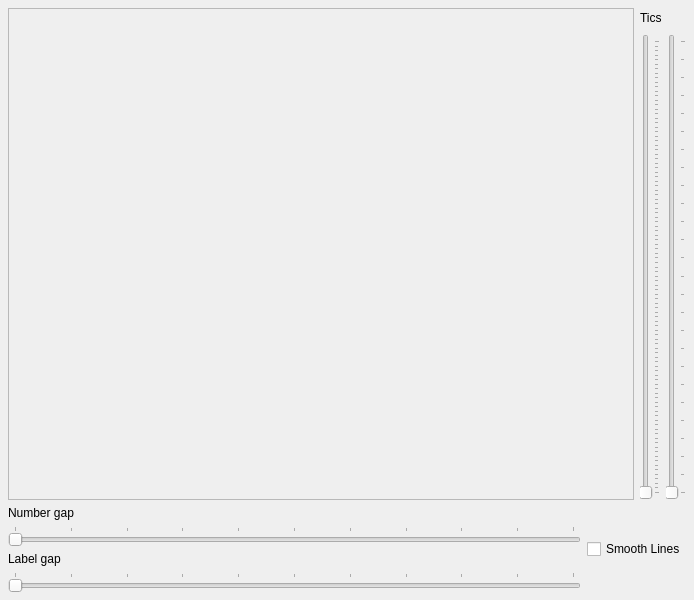
<ui version="4.0" >
 <author></author>
 <comment></comment>
 <exportmacro></exportmacro>
 <class>MainWindow</class>
 <widget class="QMainWindow" name="MainWindow" >
  <property name="geometry" >
   <rect>
    <x>0</x>
    <y>0</y>
    <width>694</width>
    <height>600</height>
   </rect>
  </property>
  <property name="windowTitle" >
   <string>MainWindow</string>
  </property>
  <widget class="QWidget" name="centralWidget" >
   <layout class="QVBoxLayout" >
    <property name="margin" >
     <number>8</number>
    </property>
    <property name="spacing" >
     <number>6</number>
    </property>
    <item>
     <layout class="QHBoxLayout" >
      <property name="margin" >
       <number>0</number>
      </property>
      <property name="spacing" >
       <number>6</number>
      </property>
      <item>
       <widget class="QFrame" name="frame" >
        <property name="sizePolicy" >
         <sizepolicy>
          <hsizetype>7</hsizetype>
          <vsizetype>7</vsizetype>
          <horstretch>0</horstretch>
          <verstretch>0</verstretch>
         </sizepolicy>
        </property>
        <property name="frameShape" >
         <enum>QFrame::StyledPanel</enum>
        </property>
        <property name="frameShadow" >
         <enum>QFrame::Sunken</enum>
        </property>
       </widget>
      </item>
      <item>
       <layout class="QVBoxLayout" >
        <property name="margin" >
         <number>0</number>
        </property>
        <property name="spacing" >
         <number>6</number>
        </property>
        <item>
         <layout class="QHBoxLayout" >
          <property name="margin" >
           <number>0</number>
          </property>
          <property name="spacing" >
           <number>6</number>
          </property>
          <item>
           <widget class="QLabel" name="label_4" >
            <property name="sizePolicy" >
             <sizepolicy>
              <hsizetype>0</hsizetype>
              <vsizetype>0</vsizetype>
              <horstretch>0</horstretch>
              <verstretch>0</verstretch>
             </sizepolicy>
            </property>
            <property name="text" >
             <string>&lt;html>&lt;head>&lt;meta name=&quot;qrichtext&quot; content=&quot;1&quot; />&lt;/head>&lt;body style=&quot; white-space: pre-wrap; font-family:MS Shell Dlg; font-weight:400; font-style:normal; text-decoration:none;&quot;>&lt;p style=&quot; margin-top:0px; margin-bottom:0px; margin-left:0px; margin-right:0px; -qt-block-indent:0; text-indent:0px;&quot;>Tics&lt;/p>&lt;/body>&lt;/html></string>
            </property>
           </widget>
          </item>
          <item>
           <spacer>
            <property name="orientation" >
             <enum>Qt::Horizontal</enum>
            </property>
            <property name="sizeType" >
             <enum>QSizePolicy::Preferred</enum>
            </property>
            <property name="sizeHint" >
             <size>
              <width>40</width>
              <height>20</height>
             </size>
            </property>
           </spacer>
          </item>
         </layout>
        </item>
        <item>
         <layout class="QHBoxLayout" >
          <property name="margin" >
           <number>0</number>
          </property>
          <property name="spacing" >
           <number>6</number>
          </property>
          <item>
           <widget class="QSlider" name="ticLengthSlider" >
            <property name="sizePolicy" >
             <sizepolicy>
              <hsizetype>0</hsizetype>
              <vsizetype>7</vsizetype>
              <horstretch>0</horstretch>
              <verstretch>0</verstretch>
             </sizepolicy>
            </property>
            <property name="maximum" >
             <number>100</number>
            </property>
            <property name="orientation" >
             <enum>Qt::Vertical</enum>
            </property>
            <property name="tickPosition" >
             <enum>QSlider::TicksBelow</enum>
            </property>
           </widget>
          </item>
          <item>
           <widget class="QSlider" name="ticNumberSlider" >
            <property name="sizePolicy" >
             <sizepolicy>
              <hsizetype>0</hsizetype>
              <vsizetype>7</vsizetype>
              <horstretch>0</horstretch>
              <verstretch>0</verstretch>
             </sizepolicy>
            </property>
            <property name="maximum" >
             <number>25</number>
            </property>
            <property name="orientation" >
             <enum>Qt::Vertical</enum>
            </property>
            <property name="tickPosition" >
             <enum>QSlider::TicksBelow</enum>
            </property>
           </widget>
          </item>
         </layout>
        </item>
       </layout>
      </item>
     </layout>
    </item>
    <item>
     <layout class="QHBoxLayout" >
      <property name="margin" >
       <number>0</number>
      </property>
      <property name="spacing" >
       <number>6</number>
      </property>
      <item>
       <widget class="QWidget" name="widget" >
        <layout class="QVBoxLayout" >
         <property name="margin" >
          <number>0</number>
         </property>
         <property name="spacing" >
          <number>6</number>
         </property>
         <item>
          <layout class="QVBoxLayout" >
           <property name="margin" >
            <number>0</number>
           </property>
           <property name="spacing" >
            <number>6</number>
           </property>
           <item>
            <widget class="QLabel" name="label_2" >
             <property name="text" >
              <string>&lt;html>&lt;head>&lt;meta name=&quot;qrichtext&quot; content=&quot;1&quot; />&lt;/head>&lt;body style=&quot; white-space: pre-wrap; font-family:MS Shell Dlg; font-weight:400; font-style:normal; text-decoration:none;&quot;>&lt;p style=&quot; margin-top:0px; margin-bottom:0px; margin-left:0px; margin-right:0px; -qt-block-indent:0; text-indent:0px;&quot;>Number gap&lt;/p>&lt;/body>&lt;/html></string>
             </property>
            </widget>
           </item>
           <item>
            <widget class="QSlider" name="numbergapslider" >
             <property name="sizePolicy" >
              <sizepolicy>
               <hsizetype>7</hsizetype>
               <vsizetype>5</vsizetype>
               <horstretch>0</horstretch>
               <verstretch>0</verstretch>
              </sizepolicy>
             </property>
             <property name="maximum" >
              <number>10</number>
             </property>
             <property name="orientation" >
              <enum>Qt::Horizontal</enum>
             </property>
             <property name="tickPosition" >
              <enum>QSlider::TicksAbove</enum>
             </property>
            </widget>
           </item>
          </layout>
         </item>
         <item>
          <layout class="QVBoxLayout" >
           <property name="margin" >
            <number>0</number>
           </property>
           <property name="spacing" >
            <number>6</number>
           </property>
           <item>
            <widget class="QLabel" name="label" >
             <property name="text" >
              <string>&lt;html>&lt;head>&lt;meta name=&quot;qrichtext&quot; content=&quot;1&quot; />&lt;/head>&lt;body style=&quot; white-space: pre-wrap; font-family:MS Shell Dlg; font-weight:400; font-style:normal; text-decoration:none;&quot;>&lt;p style=&quot; margin-top:0px; margin-bottom:0px; margin-left:0px; margin-right:0px; -qt-block-indent:0; text-indent:0px;&quot;>Label gap&lt;/p>&lt;/body>&lt;/html></string>
             </property>
            </widget>
           </item>
           <item>
            <widget class="QSlider" name="labelgapslider" >
             <property name="sizePolicy" >
              <sizepolicy>
               <hsizetype>7</hsizetype>
               <vsizetype>5</vsizetype>
               <horstretch>0</horstretch>
               <verstretch>0</verstretch>
              </sizepolicy>
             </property>
             <property name="maximum" >
              <number>10</number>
             </property>
             <property name="orientation" >
              <enum>Qt::Horizontal</enum>
             </property>
             <property name="tickPosition" >
              <enum>QSlider::TicksAbove</enum>
             </property>
            </widget>
           </item>
          </layout>
         </item>
        </layout>
       </widget>
      </item>
      <item>
       <widget class="QCheckBox" name="smoothBox" >
        <property name="sizePolicy" >
         <sizepolicy>
          <hsizetype>1</hsizetype>
          <vsizetype>5</vsizetype>
          <horstretch>0</horstretch>
          <verstretch>0</verstretch>
         </sizepolicy>
        </property>
        <property name="text" >
         <string>Smooth Lines</string>
        </property>
       </widget>
      </item>
     </layout>
    </item>
   </layout>
   <widget class="QWidget" name="" >
    <property name="geometry" >
     <rect>
      <x>590</x>
      <y>10</y>
      <width>61</width>
      <height>421</height>
     </rect>
    </property>
   </widget>
  </widget>
 </widget>
 <pixmapfunction></pixmapfunction>
 <resources/>
 <connections/>
</ui>
